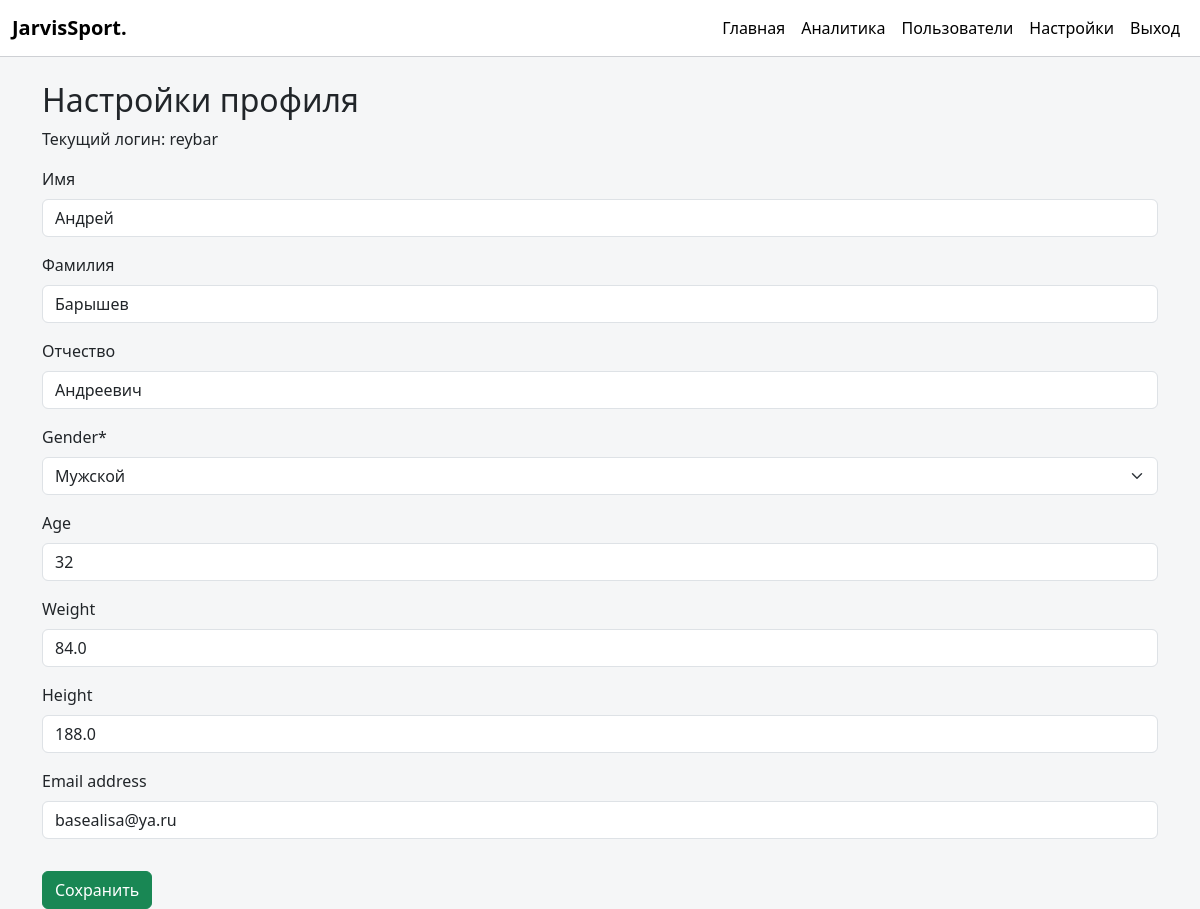
Screenshot of /settings/ (signed in) with the database file from the repository.
### fitnessapp/models.py (models this page shows, shortened)
class JarvisUser(AbstractUser):
    first_name = models.CharField(max_length=150, blank=True, verbose_name='Имя')
    last_name = models.CharField(max_length=150, blank=True, verbose_name='Фамилия')
    middle_name = models.CharField(max_length=150, blank=True, verbose_name='Отчество')
    GENDER_CHOICES = (
        ('male', 'Мужской'),
        ('female', 'Женский'),
    )
    gender = models.CharField(max_length=6, choices=GENDER_CHOICES, default='male')
    age = models.PositiveIntegerField(null=True, blank=True)
    weight = models.DecimalField(max_digits=5, decimal_places=1, null=True, blank=True)
    height = models.DecimalField(max_digits=5, decimal_places=1, null=True, blank=True)
    registration_date = models.DateTimeField(default=timezone.now)

### fitnessapp/views.py (the view)
# urls.py: path('settings/', settings_view, name='settings'),
@login_required
def settings_view(request):
    if request.method == 'POST':
        form = SettingsForm(request.POST, instance=request.user)
        if form.is_valid():
            form.save()
            return redirect('main')
    else:
        form = SettingsForm(instance=request.user)
    return render(request, 'fitnessapp/settings.html', {'form': form})

### fitnessapp/forms.py
class SettingsForm(forms.ModelForm):
    class Meta:
        model = JarvisUser
        fields = ['first_name', 'last_name', 'middle_name', 'gender', 'age', 'weight', 'height', 'email']
    def __init__(self, *args, **kwargs):
        super().__init__(*args, **kwargs)
        self.helper = FormHelper()
        self.helper.form_method = 'post'
        self.helper.add_input(Submit('submit', 'Сохранить'))

### fitnessapp/templates/fitnessapp/settings.html (shortened to what this page needs)
{% extends 'fitnessapp/base.html' %}
{% load crispy_forms_tags %}
{% block content %}
<h2>Настройки профиля</h2>
<p>Текущий логин: {{ user.username }}</p>
<form method="post">
  {{ form|crispy }}
  <button type="submit" class="btn btn-success mt-3">Сохранить</button>
</form>
{% endblock content %}

### fitnessapp/templates/fitnessapp/base.html (style rules this page uses)
body { background-color: #f5f6f7; }

### rows the page displays
JarvisUser: username "reybar", first_name "Андрей", last_name "Барышев", middle_name "Андреевич", gender "Мужской", age "32", weight "84.0", height "188.0", email "basealisa@ya.ru"
